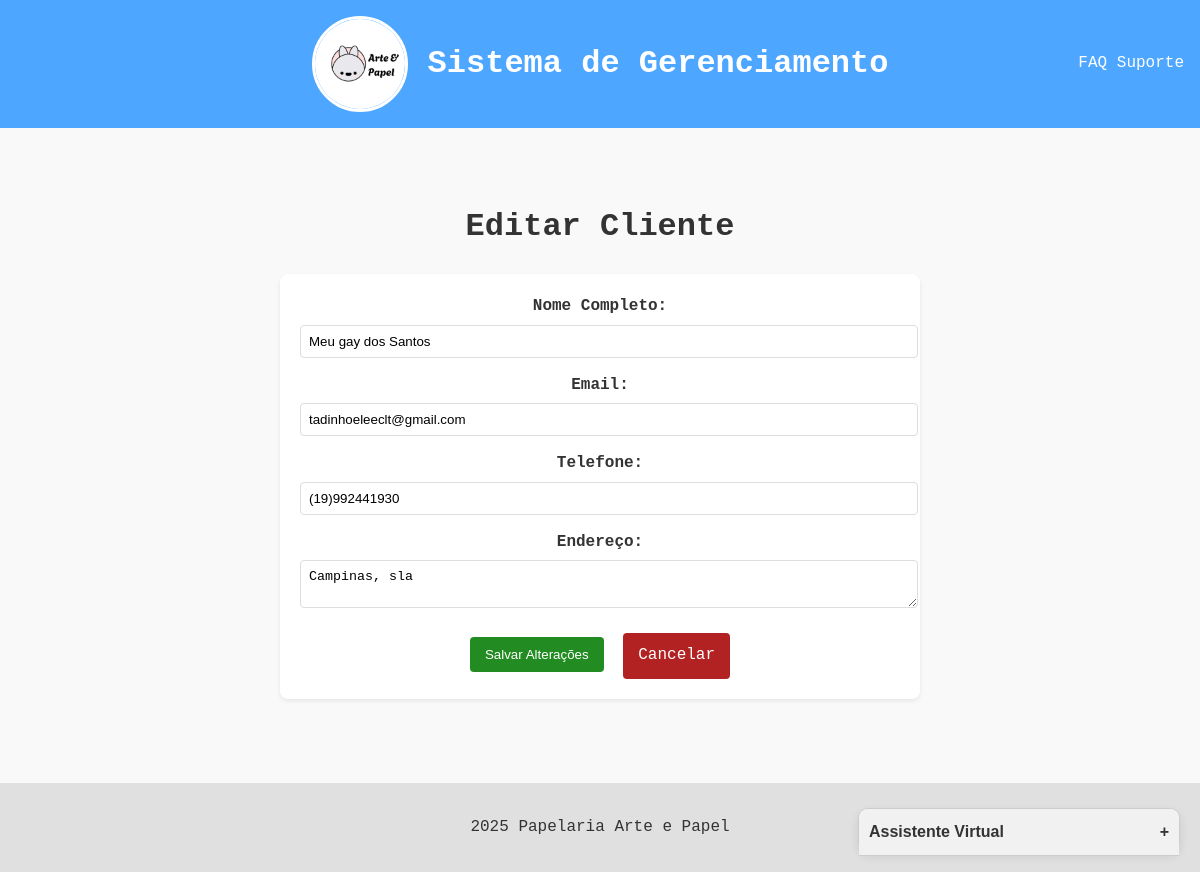
/clientes/editar/11, run on an earlier commit of the app's database.
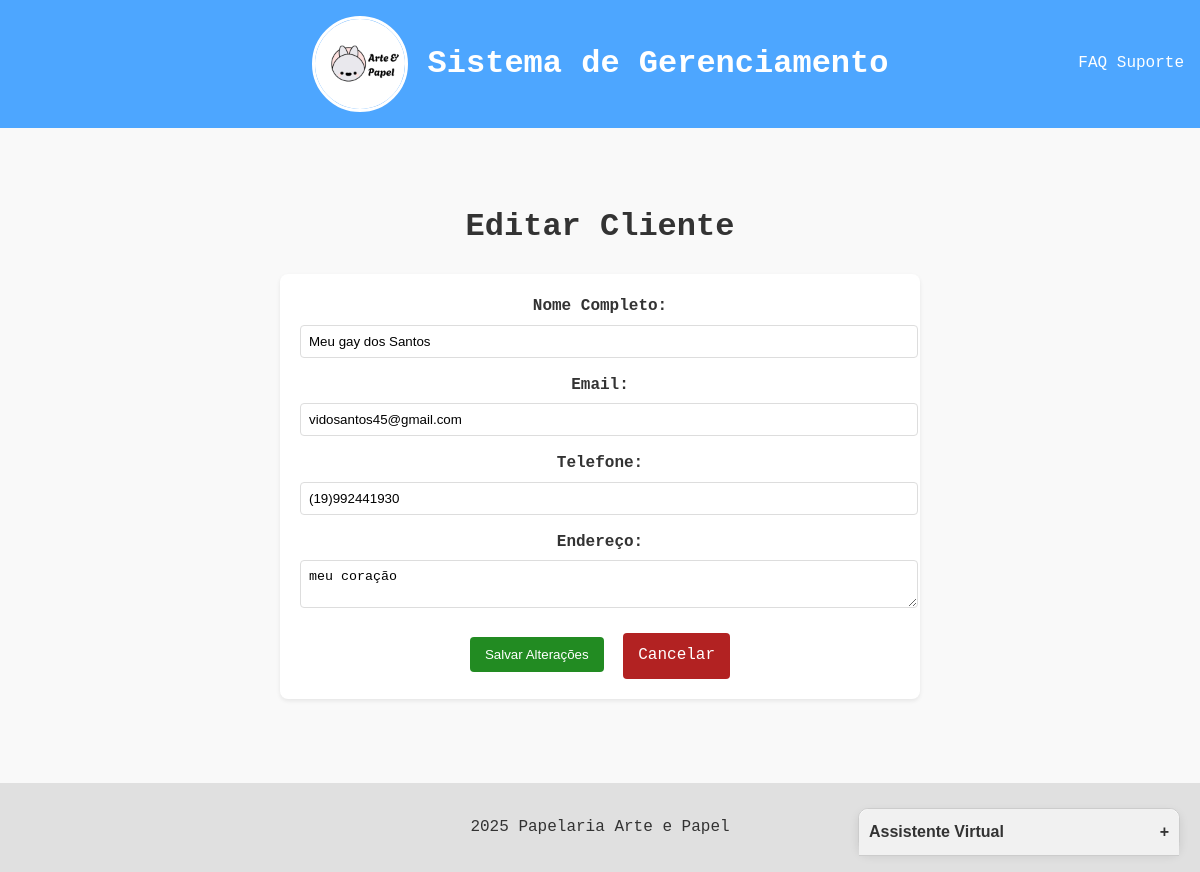
And on a later commit of the database.
### app.py (models this page shows)
class Cliente(db.Model):
    id = db.Column(db.Integer, primary_key=True)
    nome = db.Column(db.String(100), nullable=False)
    email = db.Column(db.String(100), unique=True)
    telefone = db.Column(db.String(20))
    endereco = db.Column(db.String(200))
    data_cadastro = db.Column(db.DateTime, default=datetime.utcnow)

### app.py (the view, shortened to what this page needs)
@app.route('/clientes/editar/<int:id>', methods=['GET', 'POST'])
def editar_cliente(id):
    cliente = Cliente.query.get_or_404(id)
    return render_template('clientes/editar.html', cliente=cliente)

### templates/clientes/editar.html
{% extends "base.html" %}
{% block content %}
<div class="container">
    <h1>Editar Cliente</h1>
    <form method="POST" class="form-cliente">
        <div class="form-group">
            <label for="nome">Nome Completo:</label>
            <input type="text" id="nome" name="nome" value="{{ cliente.nome }}" required>
        </div>
        <div class="form-group">
            <label for="email">Email:</label>
            <input type="email" id="email" name="email" value="{{ cliente.email }}" required>
        </div>
        <div class="form-group">
            <label for="telefone">Telefone:</label>
            <input type="tel" id="telefone" name="telefone" value="{{ cliente.telefone }}">
        </div>
        <div class="form-group">
            <label for="endereco">Endereço:</label>
            <textarea id="endereco" name="endereco">{{ cliente.endereco }}</textarea>
        </div>
        <button type="submit" class="btn-salvar">Salvar Alterações</button>
        <a href="{{ url_for('listar_clientes') }}" class="btn-cancelar">Cancelar</a>
    </form>
</div>
{% endblock %}

What changed in the data, as far as the page shows it:
changed Cliente "Meu gay dos Santos": email "tadinhoeleeclt@gmail.com" → "vidosantos45@gmail.com"; endereco "Campinas, sla" → "meu coração"
